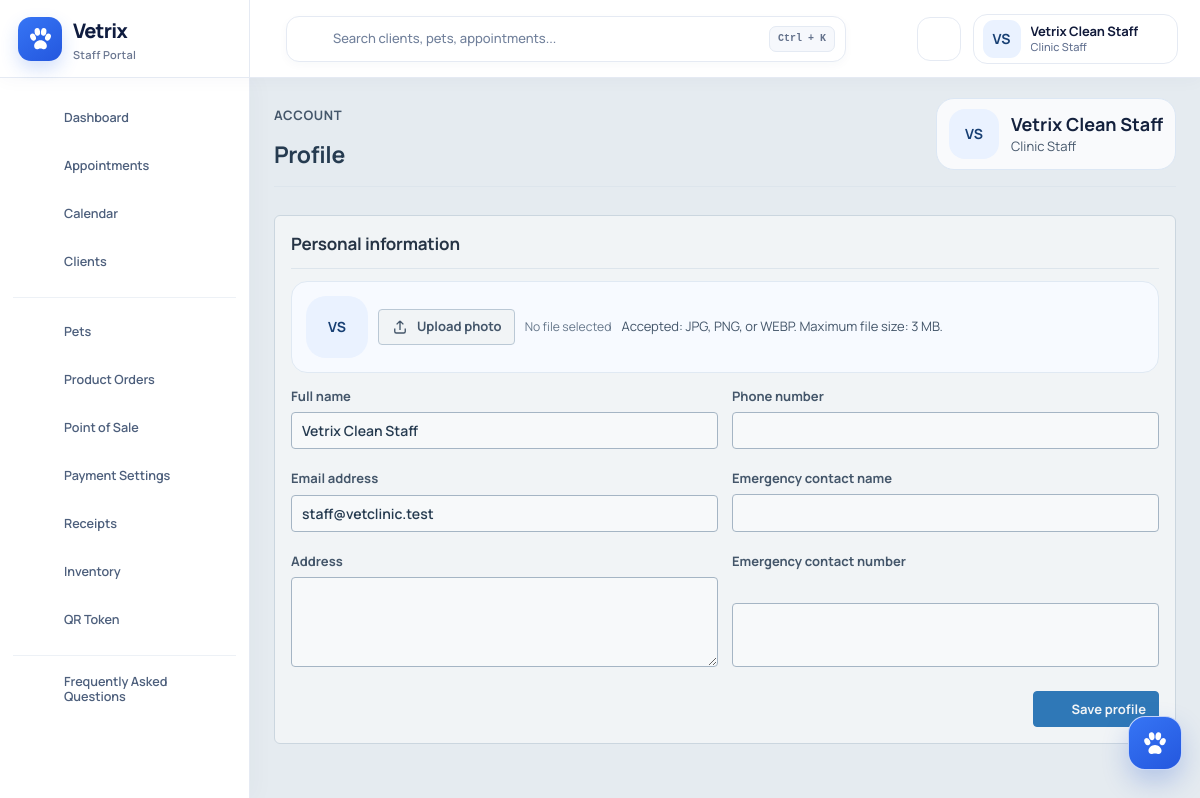
Page /account/profile.php (signed in) on the committed database.
### tables this page shows
CREATE TABLE `users` (
  `id` int(11) NOT NULL AUTO_INCREMENT,
  `full_name` varchar(120) NOT NULL,
  `email` varchar(120) NOT NULL,
  `phone` varchar(30) DEFAULT NULL,
  `emergency_contact` varchar(120) DEFAULT NULL,
  `emergency_contact_name` varchar(120) DEFAULT NULL,
  `emergency_contact_phone` varchar(40) DEFAULT NULL,
  `address` varchar(255) DEFAULT NULL,
  `profile_photo` varchar(255) DEFAULT NULL,
  `password` varchar(255) NOT NULL,
  `role` enum('admin','veterinarian','staff','client') NOT NULL DEFAULT 'client',
  `account_source` enum('self_registered','admin_created','staff_created','system_seed') DEFAULT 'self_registered',
  `created_by` int(11) DEFAULT NULL,
  `status` enum('pending','approved','active','inactive','rejected') NOT NULL DEFAULT 'pending',
  `approved_by` int(11) DEFAULT NULL,
  `approved_at` datetime DEFAULT NULL,
  `rejected_at` datetime DEFAULT NULL,
  `otp_verified_at` datetime DEFAULT NULL,
  `password_changed_at` datetime DEFAULT NULL,
  `last_login_at` datetime DEFAULT NULL,
  `failed_login_attempts` smallint(5) unsigned NOT NULL DEFAULT 0,
  `locked_until` datetime DEFAULT NULL,
  `deleted_at` datetime DEFAULT NULL,
  `created_at` timestamp NOT NULL DEFAULT current_timestamp(),
  PRIMARY KEY (`id`),
  UNIQUE KEY `email` (`email`),
  KEY `idx_users_role_status` (`role`,`status`),
  KEY `fk_users_created_by` (`created_by`),
  KEY `fk_users_approved_by` (`approved_by`),
  CONSTRAINT `fk_users_approved_by` FOREIGN KEY (`approved_by`) REFERENCES `users` (`id`) ON DELETE SET NULL,
  CONSTRAINT `fk_users_created_by` FOREIGN KEY (`created_by`) REFERENCES `users` (`id`) ON DELETE SET NULL
);

### account/profile.php (the view, shortened to what this page needs)
<?php
require_once "../config/database.php";
require_once "../includes/functions.php";
$user=current_user_record($conn);$title='Profile';include "../includes/header.php";include "../includes/navbar.php";
$sidebar=$role==='admin'?'admin_sidebar.php':($role==='veterinarian'?'vet_sidebar.php':'staff_sidebar.php');
?>
<div class="layout"><?php include "../includes/$sidebar";?><main class="content" id="mainContent">
<header class="page-heading page-heading-profile"><div><span class="eyebrow">Account</span><h1>Profile</h1></div><div class="page-heading-avatar"><?=user_avatar_markup($user,'profile-hero-avatar')?><span><b><?=e($user['full_name'])?></b><small><?=e(role_label($role))?></small></span></div></header>
<section class="surface-card profile-only-card"><div class="section-heading"><div><h2>Personal information</h2></div></div><form method="POST" enctype="multipart/form-data" class="form-stack profile-two-column-form"><?=csrf_field()?><div class="photo-upload-row"><?=user_avatar_markup($user,'settings-avatar')?><label class="button-secondary" for="profilePhoto"><?=ui_icon('upload')?>Upload photo</label><input id="profilePhoto" class="visually-hidden" type="file" name="profile_photo" accept="image/jpeg,image/png,image/webp"><small>Accepted: JPG, PNG, or WEBP. Maximum file size: 3 MB.</small></div><div class="form-grid-two profile-contact-grid"><label class="profile-name-field">Full name<input class="form-control" name="full_name" value="<?=e($user['full_name'])?>" required></label><label class="profile-phone-field">Phone number<input class="form-control" name="phone" value="<?=e($user['phone'])?>"></label><label class="profile-email-field">Email address<input class="form-control" type="email" name="email" value="<?=e($user['email'])?>" required></label><label class="profile-emergency-name-field"><span>Emergency contact name</span><input class="form-control" name="emergency_contact_name" value="<?=e($user['emergency_contact_name']?:split_emergency_contact($user['emergency_contact'])[0])?>"></label><label class="profile-address-field">Address<textarea class="form-control" name="address" rows="3"><?=e($user['address'])?></textarea></label><label class="profile-emergency-phone-field"><span>Emergency contact number</span><input class="form-control profile-emergency-phone-input" name="emergency_contact_phone" value="<?=e($user['emergency_contact_phone']?:split_emergency_contact($user['emergency_contact'])[1])?>"></label></div><div class="form-actions"><button class="button-primary" type="submit"><?=ui_icon('check')?>Save profile</button></div></form></section>
</main></div><?php include "../includes/footer.php";?>

### includes/navbar.php (shortened to what this page needs)
<?php
$navRole = $_SESSION['role'] ?? 'guest';
$homeLink = dashboard_for_role($navRole);
$notifCount = isset($conn) ? get_nav_notification_count($conn, $navRole, current_user_id()) : 0;
$notifLabel = $notifCount > 99 ? '99+' : (string)$notifCount;
$currentUser = isset($conn) ? current_user_record($conn) : [
    'full_name' => $_SESSION['full_name'] ?? 'Vetrix User',
    'role' => $navRole,
    'profile_photo' => null,
];
$portalLabel = match ($navRole) {
    'admin' => 'Admin Portal',
    'veterinarian' => 'Vet Portal',
    'staff' => 'Staff Portal',
    default => 'Vet Care Central',
};
$searchPrompt = match ($navRole) {
    'veterinarian' => 'Search pets, records, appointments...',
    'staff' => 'Search clients, pets, appointments...',
    default => 'Search anything in Vetrix...',
};
?>
<nav class="topbar app-topbar vetrix-topbar" aria-label="Top navigation">
    <div class="vetrix-topbar-brand-area">
            <?= ui_icon('menu') ?>
        <a class="vetrix-topbar-brand" href="<?= app_url($homeLink) ?>" aria-label="Vetrix home">
            <span class="vetrix-topbar-logo" aria-hidden="true"><img src="<?= e(app_url(vetrix_brand_logo_path())) ?>" alt=""></span>
            <span class="vetrix-topbar-brand-copy"><b>Vetrix</b><small><?= e($portalLabel) ?></small></span>
        </a>
        <button class="topbar-icon-button desktop-menu-control" type="button" onclick="toggleSidebarCollapse()" aria-label="Collapse navigation" title="Collapse navigation" aria-expanded="true">
            <?= ui_icon('chevron-left') ?>
        </button>
    </div>
    <div class="vetrix-topbar-center">
        <button class="vetrix-global-search" id="globalSearchButton" type="button" aria-haspopup="dialog" aria-controls="globalSearchDialog">
            <?= ui_icon('search') ?>
            <span><?= e($searchPrompt) ?></span>
            <kbd>Ctrl + K</kbd>
        </button>
    </div>
    <div class="topbar-right vetrix-topbar-actions">
        <button class="topbar-icon-button notification-control" id="notificationButton" type="button" aria-label="Open notifications<?= $notifCount > 0 ? ' (' . $notifLabel . ' new)' : '' ?>" title="Notifications" aria-expanded="false">
            <?= ui_icon('bell') ?>
        </button>
        <button class="vetrix-account-chip" id="accountMenuButton" type="button" aria-haspopup="menu" aria-expanded="false" title="Open profile and account settings">
            <?= user_avatar_markup($currentUser, 'vetrix-account-avatar') ?>
            <span class="vetrix-account-copy"><b data-fit-name><?= e($currentUser['full_name'] ?? 'Vetrix User') ?></b><small><?= e(role_label($navRole)) ?></small></span>
            <span class="vetrix-account-caret"><?= ui_icon('chevron-down') ?></span>
        </button>
    </div>
</nav>

### includes/functions.php (shortened to what this page needs)
<?php
function e($value) {
    return htmlspecialchars($value ?? '', ENT_QUOTES, 'UTF-8');
}
function ui_icon($name, $class = '', $title = '') {
    $body = $icons[$name] ?? $icons['dashboard'];
    $label = $title !== '' ? '<title>' . e($title) . '</title>' : '';
    $classAttr = trim('ui-icon ' . $class);
    return '<svg class="' . e($classAttr) . '" viewBox="0 0 24 24" fill="none" stroke="currentColor" stroke-width="1.8" stroke-linecap="round" stroke-linejoin="round" aria-hidden="true" focusable="false">' . $label . $body . '</svg>';
}
function role_label($role) {
    $labels = [
        'admin' => 'Administrator',
        'veterinarian' => 'Veterinarian',
        'staff' => 'Clinic Staff',
        'client' => 'Client Portal',
    ];
    return $labels[$role] ?? 'Vetrix';
}
function app_url($path = '') {
    $script = str_replace('\\', '/', $_SERVER['SCRIPT_NAME']);
    $dir = rtrim(dirname($script), '/\\');
    $knownFolders = ['/admin', '/vet', '/staff', '/client', '/account', '/includes', '/config', '/api', '/assets'];
    foreach ($knownFolders as $folder) {
        if (substr($dir, -strlen($folder)) === $folder) {
            $dir = substr($dir, 0, -strlen($folder));
            break;
        }
    }
    return $dir . '/' . ltrim($path, '/');
}
function dashboard_for_role($role = null) {
    $role = $role ?? ($_SESSION['role'] ?? '');
    $map = [
        'admin' => 'admin/dashboard.php',
        'veterinarian' => 'vet/dashboard.php',
        'staff' => 'staff/dashboard.php'
    ];
    return $map[$role] ?? 'login.php';
}
function current_user_id() { return $_SESSION['user_id'] ?? null; }
function vetrix_brand_logo_path() {
    $default = 'assets/images/vetrix-logo.svg';
    $pointer = dirname(__DIR__) . '/uploads/profiles/vetrix-brand-logo.txt';
    if (!is_file($pointer)) return $default;
    $relative = trim((string)@file_get_contents($pointer));
    return is_file(dirname(__DIR__) . '/' . $relative) ? $relative : $default;
}
function user_initials($fullName) {
    $parts = preg_split('/\s+/', trim((string)$fullName));
    $parts = array_values(array_filter($parts));
    $first = function_exists('substr') ? substr($parts[0], 0, 1) : substr($parts[0], 0, 1);
    $last = count($parts) > 1 ? (function_exists('substr') ? substr(end($parts), 0, 1) : substr(end($parts), 0, 1)) : '';
    return strtoupper($first . $last);
}
function current_user_record($conn) {
    static $cache = [];
    $uid = (int)current_user_id();
    if (array_key_exists($uid, $cache)) return $cache[$uid];
    $stmt = $conn->prepare("SELECT id,full_name,email,phone,address,emergency_contact,emergency_contact_name,emergency_contact_phone,role,status,profile_photo,deleted_at FROM users WHERE id=? LIMIT 1");
    $stmt->bind_param('i', $uid);
    $stmt->execute();
    $cache[$uid] = $stmt->get_result()->fetch_assoc() ?: null;
    return $cache[$uid];
}
function user_avatar_markup($user, $class = '') {
    $name = $user['full_name'] ?? 'Vetrix User';
    $photo = trim((string)($user['profile_photo'] ?? ''));
    $classes = trim('user-avatar ' . $class);
    return '<span class="' . e($classes) . '" aria-label="' . e($name) . '">' . e(user_initials($name)) . '</span>';
}
function profile_path_for_role($role = null) {
    $role = $role ?? ($_SESSION['role'] ?? '');
    return 'account/profile.php';
}
function get_nav_notification_count($conn, $role = null, $user_id = null) {
    $user_id = (int)($user_id ?? current_user_id());
    $stmt = $conn->prepare("SELECT COUNT(*) AS total FROM notifications WHERE user_id=? AND status='unread' AND title NOT LIKE '[Deleted] %'");
    $stmt->bind_param("i", $user_id);
    $stmt->execute();
    $row = $stmt->get_result()->fetch_assoc();
    return (int)($row['total'] ?? 0);
}
function split_emergency_contact($value) {
    $value = trim((string)$value);
    if ($value === '') return ['', ''];
    return [$value, ''];
}
?>

### assets/css/vetrix-redesign.css (style rules this page uses)
:root { --vetrix-primary: #2F78B7; --vetrix-primary-dark: #245A7A; --vetrix-primary-light: #3478A9; --vetrix-primary-hover: #2865A0; --vetrix-bg-main: #F4F7FA; --vetrix-bg-surface: #FFFFFF; --vetrix-bg-subtle: #F8FAFC; --vetrix-bg-header: #3478A9; --vetrix-border-color: #DDE5EC; --vetrix-border-light: #E8EDF2; --vetrix-border-medium: #CFD8E1; --vetrix-text-primary: #263445; --vetrix-text-secondary: #64748B; --vetrix-text-muted: #94A3B8; --vetrix-text-white: #FFFFFF; --vetrix-status-pending: #F59E0B; --vetrix-status-approved: #10B981; --vetrix-status-completed: #3B82F6; --vetrix-status-cancelled: #EF4444; --vetrix-status-info: #6366F1; --vetrix-status-pending-bg: #FEF3C7; --vetrix-status-approved-bg: #D1FAE5; --vetrix-status-completed-bg: #DBEAFE; --vetrix-status-cancelled-bg: #FEE2E2; --vetrix-status-info-bg: #E0E7FF; --vetrix-success: #10B981; --vetrix-success-bg: #D1FAE5; --vetrix-warning: #F59E0B; --vetrix-warning-bg: #FEF3C7; --vetrix-danger: #EF4444; --vetrix-danger-bg: #FEE2E2; --vetrix-shadow-sm: 0 1px 2px 0 rgba(0, 0, 0, 0.05); --vetrix-shadow-md: 0 4px 6px -1px rgba(0, 0, 0, 0.1); --vetrix-shadow-card: 0 1px 3px 0 rgba(0, 0, 0, 0.1); --vetrix-space-xs: 4px; --vetrix-space-sm: 8px; --vetrix-space-md: 12px; --vetrix-space-lg: 16px; --vetrix-space-xl: 20px; --vetrix-space-2xl: 24px; --vetrix-radius-sm: 4px; --vetrix-radius-md: 6px; --vetrix-radius-lg: 8px; --vetrix-font-family: 'Manrope', -apple-system, BlinkMacSystemFont, 'Segoe UI', sans-serif; --vetrix-font-size-xs: 12px; --vetrix-font-size-sm: 13px; --vetrix-font-size-base: 14px; --vetrix-font-size-md: 15px; --vetrix-font-size-lg: 16px; --vetrix-font-size-xl: 18px; --vetrix-font-size-2xl: 20px; --vetrix-font-size-3xl: 24px; }
.enterprise-ui { font-family: var(--vetrix-font-family); font-size: var(--vetrix-font-size-base); color: var(--vetrix-text-primary); background-color: var(--vetrix-bg-main); line-height: 1.5; -webkit-font-smoothing: antialiased; -moz-osx-font-smoothing: grayscale; }
.enterprise-ui h1, .enterprise-ui h2, .enterprise-ui h3, .enterprise-ui h4, .enterprise-ui h5, .enterprise-ui h6 { color: var(--vetrix-text-primary); font-weight: 600; line-height: 1.3; margin: 0; }
.enterprise-ui .layout { display: flex; min-height: 100vh; background-color: var(--vetrix-bg-main); }

### rows in the picture
users: full_name "VS VS VS", full_name "Vetrix Clean Staff", email "staff@vetclinic.test"

### other values in the picture
$portalLabel "Staff Portal"
$searchPrompt "Search clients, pets, appointments..."
role_label($navRole) "Clinic Staff"
$link[1] "Dashboard"
$link[1] "Appointments"
$link[1] "Calendar"
$link[1] "Clients"
$link[1] "Pets"
$link[1] "Product Orders"
$link[1] "Point of Sale"
$link[1] "Payment Settings"
$link[1] "Receipts"
$link[1] "Inventory"
$link[1] "QR Token"
$link[1] "Frequently Asked Questions"
